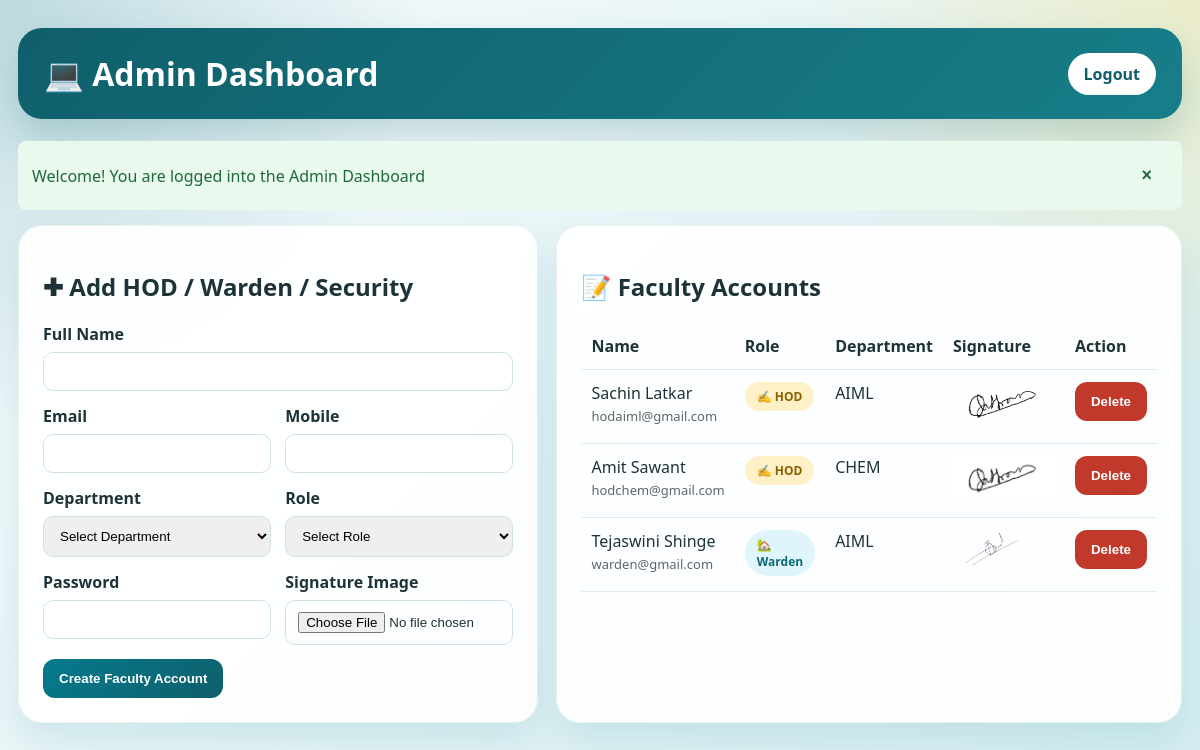
/HostelAssistSystem/admin_home.php (signed in), run on the app's committed database.
### tables this page shows
CREATE TABLE `faculty` (
  `staff_id` int(11) NOT NULL,
  `email` varchar(100) NOT NULL,
  `mobile` varchar(15) DEFAULT NULL,
  `department` varchar(50) DEFAULT NULL,
  `name` varchar(200) DEFAULT NULL,
  `password` varchar(255) DEFAULT NULL,
  `photo` varchar(255) DEFAULT NULL,
  `signature` varchar(255) DEFAULT NULL,
  `role` varchar(50) DEFAULT NULL
);

### HostelAssistSystem/admin_home.php (the view, shortened to what this page needs)
<?php
include("config.php");
$facultyRows = [];
$facultyResult = mysqli_query(
    $conn,
    "SELECT staff_id, name, email, mobile, role, department, signature
     FROM faculty
     WHERE role IN ('HOD', 'Warden', 'Security')
     ORDER BY role ASC, department ASC, staff_id DESC"
);
if ($facultyResult) {
    $facultyRows = mysqli_fetch_all($facultyResult, MYSQLI_ASSOC);
}
?>
<!DOCTYPE html>
<html lang="en">
<head>
</head>
<body>
    <div class="page">
        <div class="topbar">
            <div>
                <h1>&#128187; Admin Dashboard</h1>
            </div>
            <a class="logout-link" href="logout.php"
                onclick="return confirm('Are you sure you want to logout?');">Logout</a>
        </div>
        <?php if (isset($_SESSION['login_message'])): ?>
            <div id="loginMessage" class="message success"
                style="margin: 15px auto; max-width: 1200px; border-radius: 8px; display: flex; justify-content: space-between; align-items: center; animation: slideDown 0.3s ease-in;">
                <span><?php echo htmlspecialchars($_SESSION['login_message']); ?></span>
                <button type="button"
                    style="background: none; border: none; font-size: 18px; cursor: pointer; color: inherit;"
                    onclick="document.getElementById('loginMessage').remove();">&times;</button>
            </div>
            <?php unset($_SESSION['login_message']); endif; ?>
        <div class="grid">
            <div class="card">
                <h2>&#10010; Add HOD / Warden / Security</h2>
                <form method="POST" enctype="multipart/form-data">
                    <div class="field">
                        <label>Full Name</label>
                        <input type="text" name="name" required>
                    </div>
                    <div class="form-grid">
                        <div class="field">
                            <label>Email</label>
                            <input type="email" name="email" id="facultyEmail" style="text-transform: lowercase;"
                                required>
                        </div>
                        <div class="field">
                            <label>Mobile</label>
                            <input type="tel" name="mobile" pattern="[0-9]{10}" maxlength="10" required>
                        </div>
                    </div>
                    <div class="form-grid">
                        <div class="field">
                            <label>Department</label>
                            <select name="department" id="facultyDepartment" required>
                                <option value="">Select Department</option>
                            </select>
                        </div>
                        <div class="field">
                            <label>Role</label>
                            <select name="role" id="facultyRole" required>
                                <option value="">Select Role</option>
                            </select>
                        </div>
                    </div>
                    <div class="form-grid">
                        <div class="field">
                            <label>Password</label>
                            <input type="text" name="password" required>
                        </div>
                        <div class="field">
                            <label>Signature Image</label>
                            <input type="file" name="signature" id="signatureInput" accept="image/*">
                        </div>
                    </div>
                    <button type="submit">Create Faculty Account</button>
                </form>
            </div>
            <div class="card">
                <h2>&#128221; Faculty Accounts</h2>
                <?php if (!empty($facultyRows)) { ?>
                    <table>
                        <thead>
                            <tr>
                                <th>Name</th>
                                <th>Role</th>
                                <th>Department</th>
                                <th>Signature</th>
                                <th>Action</th>
                            </tr>
                        </thead>
                        <tbody>
                            <?php foreach ($facultyRows as $facultyRow) { ?>
                                <tr>
                                    <td>
                                        <?php echo htmlspecialchars((string) $facultyRow['name']); ?><br>
                                        <span class="hint"><?php echo htmlspecialchars((string) $facultyRow['email']); ?></span>
                                    </td>
                                    <td>
                                        <span
                                            class="badge <?php echo strtolower((string) $facultyRow['role']) === 'hod' ? 'hod' : (strtolower((string) $facultyRow['role']) === 'warden' ? 'warden' : 'security'); ?>">
                                            <?php echo strtolower((string) $facultyRow['role']) === 'hod' ? '&#9997;' : (strtolower((string) $facultyRow['role']) === 'warden' ? '&#127969;' : '&#128110;'); ?>
                                            <?php echo htmlspecialchars((string) $facultyRow['role']); ?>
                                        </span>
                                    </td>
                                    <td><?php echo htmlspecialchars((string) $facultyRow['department']); ?></td>
                                    <td>
                                        <?php if (!empty($facultyRow['signature'])) { ?>
                                            <img class="signature-preview"
                                                src="uploads/<?php echo htmlspecialchars((string) $facultyRow['signature']); ?>"
                                                alt="Signature">
                                        <?php } else { ?>
                                            <span class="hint">No signature</span>
                                        <?php } ?>
                                    </td>
                                    <td>
                                        <form method="POST" onsubmit="return confirm('Delete this faculty account?');">
                                            <button type="submit" class="delete-btn">Delete</button>
                                        </form>
                                    </td>
                                </tr>
                            <?php } ?>
                        </tbody>
                    </table>
                <?php } else { ?>
                    <p>No HOD, Warden or Security accounts found.</p>
                <?php } ?>
            </div>
        </div>
    </div>
</body>
</html>

### HostelAssistSystem/admin_home.php (style rules this page uses)
body { margin: 0; font-family: 'Segoe UI', Arial, sans-serif; background: radial-gradient(circle at top right, rgba(255, 221, 87, 0.28), transparent 28%), radial-gradient(circle at top left, rgba(23, 122, 141, 0.26), transparent 30%), linear-gradient(135deg, #f7fbfc, #d5edf1); color: #1d3338; }
.page { max-width: 1180px; margin: 28px auto; padding: 0 18px 28px; }
.topbar { display: flex; justify-content: space-between; align-items: center; margin-bottom: 22px; gap: 12px; background: linear-gradient(135deg, #0f5f6b, #177e89); color: #fff; border-radius: 24px; padding: 24px 26px; box-shadow: 0 18px 38px rgba(15, 95, 107, 0.20); }
.topbar h1 { margin: 0; color: #fff; }
.logout-link { text-decoration: none; background: #fff; color: #0f5f6b; padding: 10px 16px; border-radius: 999px; font-weight: 700; }
.grid { display: grid; grid-template-columns: 1fr 1.2fr; gap: 18px; }
.card { background: rgba(255, 255, 255, 0.92); border-radius: 24px; padding: 24px; box-shadow: 0 18px 36px rgba(5, 122, 141, 0.12); border: 1px solid rgba(15, 95, 107, 0.08); backdrop-filter: blur(6px); }
.message { margin-bottom: 16px; padding: 12px 14px; border-radius: 12px; }
.message.success { background: #e9f9ee; color: #21683b; }
.form-grid { display: grid; grid-template-columns: 1fr 1fr; gap: 14px; }
.field { margin-bottom: 14px; }
label { display: block; margin-bottom: 7px; font-weight: 600; }
input, select { width: 100%; padding: 11px 12px; border-radius: 10px; border: 1px solid #cfe1e7; box-sizing: border-box; }
button { border: none; border-radius: 12px; background: linear-gradient(135deg, #057a8d, #0f5f6b); color: #fff; padding: 12px 16px; cursor: pointer; font-weight: 600; }
table { width: 100%; border-collapse: collapse; }
th, td { text-align: left; padding: 12px 10px; border-bottom: 1px solid #e1ecef; vertical-align: top; }
.delete-btn { background: #c0392b; }
.signature-preview { max-width: 110px; max-height: 44px; object-fit: contain; }
.hint { color: #5b676c; font-size: 13px; }
.badge { display: inline-flex; align-items: center; gap: 6px; padding: 6px 12px; border-radius: 999px; font-size: 12px; font-weight: 700; }
.badge.hod { background: #fff1c7; color: #8a6200; }
.badge.warden { background: #dff5fb; color: #0b6976; }

### data on the page
faculty: name "Sachin Latkar", email "hodaiml@gmail.com", role "HOD", department "AIML", signature (picture)
faculty: name "Amit Sawant", email "hodchem@gmail.com", role "HOD", department "CHEM", signature (picture)
faculty: name "Tejaswini Shinge", email "warden@gmail.com", role "Warden", department "AIML", signature (picture)

### other printed values
$_SESSION['login_message'] "Welcome! You are logged into the Admin Dashboard"
